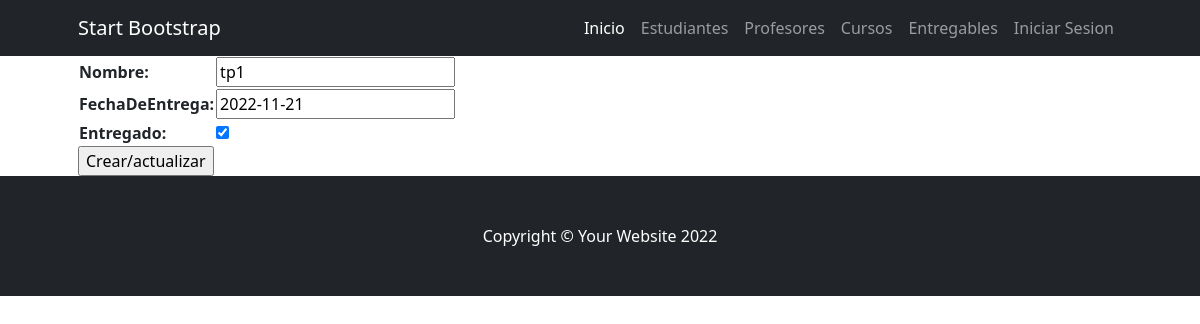
/coder/entregables/actualizar/1, run on the app's committed database.
### appcoder/models.py (models this page shows, shortened)
class Entregable(models.Model):
    nombre = models.CharField(max_length=100)
    fechaDeEntrega = models.DateField()
    entregado = models.BooleanField()

### appcoder/views.py (the view)
# urls.py: path('entregables/actualizar/<pk>',EntregableUpdate.as_view(),name='coder-entregables-update'),
class EntregableUpdate(UpdateView):
    model = Entregable
    success_url= '/coder/entregables'
    fields= ['nombre','fechaDeEntrega','entregado']

### appcoder/templates/appcoder/entregable_form.html (shortened to what this page needs)
{% extends 'appcoder/base.html' %}
{% block contenido %}
<form method="post">
    <table>
        {{form.as_table}}
    </table>
    <input type="submit" value="Crear/actualizar">
</form>
{% endblock contenido %}

### data on the page
Entregable: nombre "tp1", fechaDeEntrega "2022-11-21", entregado "☑"
